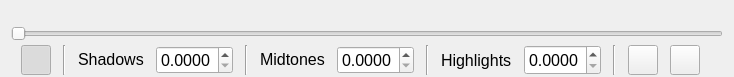
<?xml version="1.0" encoding="UTF-8"?>
<ui version="4.0">
 <class>FITSStretchUI</class>
 <widget class="QWidget" name="FITSStretchUI">
  <property name="geometry">
   <rect>
    <x>0</x>
    <y>0</y>
    <width>734</width>
    <height>77</height>
   </rect>
  </property>
  <property name="sizePolicy">
   <sizepolicy hsizetype="Expanding" vsizetype="Fixed">
    <horstretch>0</horstretch>
    <verstretch>0</verstretch>
   </sizepolicy>
  </property>
  <property name="maximumSize">
   <size>
    <width>16777215</width>
    <height>16777215</height>
   </size>
  </property>
  <layout class="QVBoxLayout" name="verticalLayout">
   <property name="spacing">
    <number>2</number>
   </property>
   <property name="topMargin">
    <number>2</number>
   </property>
   <property name="bottomMargin">
    <number>2</number>
   </property>
   <item>
    <widget class="QCustomPlot" name="histoPlot" native="true">
     <property name="sizePolicy">
      <sizepolicy hsizetype="Expanding" vsizetype="Fixed">
       <horstretch>0</horstretch>
       <verstretch>0</verstretch>
      </sizepolicy>
     </property>
     <property name="maximumSize">
      <size>
       <width>16777215</width>
       <height>100</height>
      </size>
     </property>
    </widget>
   </item>
   <item>
    <widget class="ctk3Slider" name="histoSlider">
     <property name="maximumSize">
      <size>
       <width>16777215</width>
       <height>30</height>
      </size>
     </property>
     <property name="orientation">
      <enum>Qt::Horizontal</enum>
     </property>
    </widget>
   </item>
   <item>
    <layout class="QHBoxLayout" name="horizLayout">
     <item>
      <widget class="QPushButton" name="stretchButton">
       <property name="sizePolicy">
        <sizepolicy hsizetype="Fixed" vsizetype="Fixed">
         <horstretch>0</horstretch>
         <verstretch>0</verstretch>
        </sizepolicy>
       </property>
       <property name="minimumSize">
        <size>
         <width>30</width>
         <height>30</height>
        </size>
       </property>
       <property name="maximumSize">
        <size>
         <width>30</width>
         <height>30</height>
        </size>
       </property>
       <property name="toolTip">
        <string>Stretch (or disable stretching) the image.</string>
       </property>
       <property name="iconSize">
        <size>
         <width>22</width>
         <height>22</height>
        </size>
       </property>
       <property name="checkable">
        <bool>true</bool>
       </property>
       <property name="checked">
        <bool>true</bool>
       </property>
      </widget>
     </item>
     <item>
      <widget class="Line" name="line1">
       <property name="maximumSize">
        <size>
         <width>16777215</width>
         <height>30</height>
        </size>
       </property>
       <property name="orientation">
        <enum>Qt::Vertical</enum>
       </property>
      </widget>
     </item>
     <item>
      <widget class="QLabel" name="shadowsLabel">
       <property name="sizePolicy">
        <sizepolicy hsizetype="Fixed" vsizetype="Fixed">
         <horstretch>0</horstretch>
         <verstretch>0</verstretch>
        </sizepolicy>
       </property>
       <property name="font">
        <font>
         <pointsize>12</pointsize>
        </font>
       </property>
       <property name="toolTip">
        <string>Set shadows value for the image stretch.</string>
       </property>
       <property name="text">
        <string>Shadows</string>
       </property>
      </widget>
     </item>
     <item>
      <widget class="QDoubleSpinBox" name="shadowsVal">
       <property name="sizePolicy">
        <sizepolicy hsizetype="Fixed" vsizetype="Fixed">
         <horstretch>0</horstretch>
         <verstretch>0</verstretch>
        </sizepolicy>
       </property>
       <property name="font">
        <font>
         <pointsize>12</pointsize>
        </font>
       </property>
       <property name="toolTip">
        <string>Set shadows value for the image stretch.</string>
       </property>
       <property name="keyboardTracking">
        <bool>false</bool>
       </property>
       <property name="decimals">
        <number>4</number>
       </property>
       <property name="maximum">
        <double>1.000000000000000</double>
       </property>
       <property name="singleStep">
        <double>0.002000000000000</double>
       </property>
      </widget>
     </item>
     <item>
      <widget class="Line" name="line2">
       <property name="maximumSize">
        <size>
         <width>16777215</width>
         <height>30</height>
        </size>
       </property>
       <property name="orientation">
        <enum>Qt::Vertical</enum>
       </property>
      </widget>
     </item>
     <item>
      <widget class="QLabel" name="midtonesLabel">
       <property name="sizePolicy">
        <sizepolicy hsizetype="Fixed" vsizetype="Fixed">
         <horstretch>0</horstretch>
         <verstretch>0</verstretch>
        </sizepolicy>
       </property>
       <property name="font">
        <font>
         <pointsize>12</pointsize>
        </font>
       </property>
       <property name="toolTip">
        <string>Set midtones value for the image stretch.</string>
       </property>
       <property name="text">
        <string>Midtones</string>
       </property>
      </widget>
     </item>
     <item>
      <widget class="QDoubleSpinBox" name="midtonesVal">
       <property name="sizePolicy">
        <sizepolicy hsizetype="Fixed" vsizetype="Fixed">
         <horstretch>0</horstretch>
         <verstretch>0</verstretch>
        </sizepolicy>
       </property>
       <property name="font">
        <font>
         <pointsize>12</pointsize>
        </font>
       </property>
       <property name="toolTip">
        <string>Set midtones value for the image stretch.</string>
       </property>
       <property name="keyboardTracking">
        <bool>false</bool>
       </property>
       <property name="decimals">
        <number>4</number>
       </property>
       <property name="maximum">
        <double>1.000000000000000</double>
       </property>
       <property name="singleStep">
        <double>0.002000000000000</double>
       </property>
      </widget>
     </item>
     <item>
      <widget class="Line" name="line3">
       <property name="maximumSize">
        <size>
         <width>16777215</width>
         <height>30</height>
        </size>
       </property>
       <property name="orientation">
        <enum>Qt::Vertical</enum>
       </property>
      </widget>
     </item>
     <item>
      <widget class="QLabel" name="highlightsLabel">
       <property name="sizePolicy">
        <sizepolicy hsizetype="Fixed" vsizetype="Fixed">
         <horstretch>0</horstretch>
         <verstretch>0</verstretch>
        </sizepolicy>
       </property>
       <property name="maximumSize">
        <size>
         <width>16777215</width>
         <height>30</height>
        </size>
       </property>
       <property name="font">
        <font>
         <pointsize>12</pointsize>
        </font>
       </property>
       <property name="toolTip">
        <string>Set highlights value for the image stretch.</string>
       </property>
       <property name="text">
        <string>Highlights</string>
       </property>
      </widget>
     </item>
     <item>
      <widget class="QDoubleSpinBox" name="highlightsVal">
       <property name="sizePolicy">
        <sizepolicy hsizetype="Fixed" vsizetype="Fixed">
         <horstretch>0</horstretch>
         <verstretch>0</verstretch>
        </sizepolicy>
       </property>
       <property name="maximumSize">
        <size>
         <width>16777215</width>
         <height>30</height>
        </size>
       </property>
       <property name="font">
        <font>
         <pointsize>12</pointsize>
        </font>
       </property>
       <property name="toolTip">
        <string>Set highlights value for the image stretch.</string>
       </property>
       <property name="keyboardTracking">
        <bool>false</bool>
       </property>
       <property name="decimals">
        <number>4</number>
       </property>
       <property name="maximum">
        <double>1.000000000000000</double>
       </property>
       <property name="singleStep">
        <double>0.002000000000000</double>
       </property>
      </widget>
     </item>
     <item>
      <widget class="Line" name="line4">
       <property name="maximumSize">
        <size>
         <width>16777215</width>
         <height>30</height>
        </size>
       </property>
       <property name="orientation">
        <enum>Qt::Vertical</enum>
       </property>
      </widget>
     </item>
     <item>
      <widget class="QPushButton" name="toggleHistoButton">
       <property name="sizePolicy">
        <sizepolicy hsizetype="Fixed" vsizetype="Fixed">
         <horstretch>0</horstretch>
         <verstretch>0</verstretch>
        </sizepolicy>
       </property>
       <property name="minimumSize">
        <size>
         <width>30</width>
         <height>30</height>
        </size>
       </property>
       <property name="maximumSize">
        <size>
         <width>30</width>
         <height>30</height>
        </size>
       </property>
       <property name="toolTip">
        <string>Enable or disable the histogram display.</string>
       </property>
       <property name="checkable">
        <bool>true</bool>
       </property>
      </widget>
     </item>
     <item>
      <widget class="QPushButton" name="autoButton">
       <property name="sizePolicy">
        <sizepolicy hsizetype="Fixed" vsizetype="Fixed">
         <horstretch>0</horstretch>
         <verstretch>0</verstretch>
        </sizepolicy>
       </property>
       <property name="minimumSize">
        <size>
         <width>30</width>
         <height>30</height>
        </size>
       </property>
       <property name="maximumSize">
        <size>
         <width>30</width>
         <height>30</height>
        </size>
       </property>
       <property name="toolTip">
        <string>Automatically find stretch parameter.</string>
       </property>
      </widget>
     </item>
    </layout>
   </item>
  </layout>
 </widget>
 <customwidgets>
  <customwidget>
   <class>ctk3Slider</class>
   <extends>QSlider</extends>
   <header>auxiliary/ctk3slider.h</header>
  </customwidget>
  <customwidget>
   <class>QCustomPlot</class>
   <extends>QWidget</extends>
   <header>qcustomplot.h</header>
  </customwidget>
 </customwidgets>
 <resources/>
 <connections/>
</ui>
